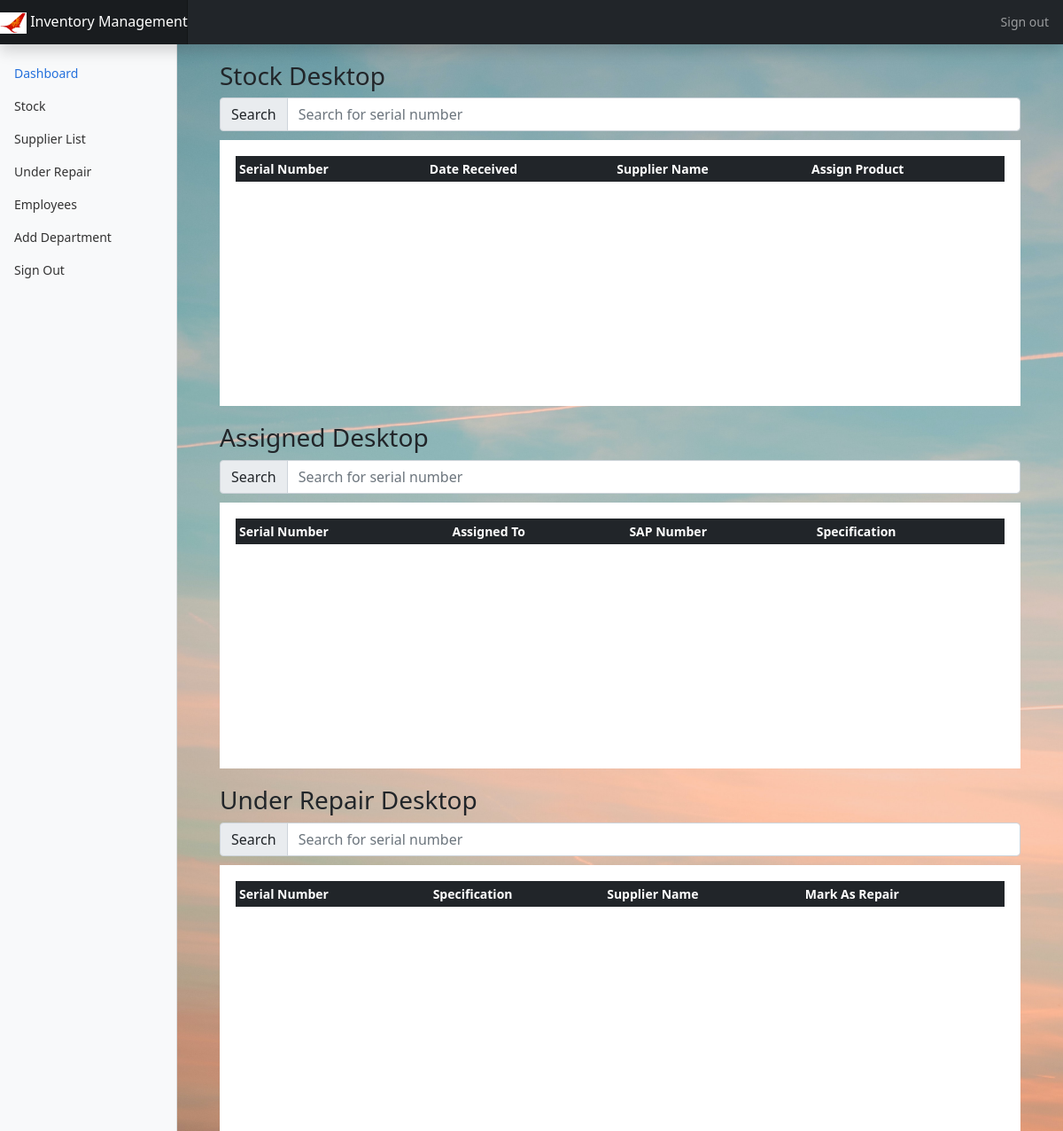
The app's page /products/DESKTOP (signed in), older data.
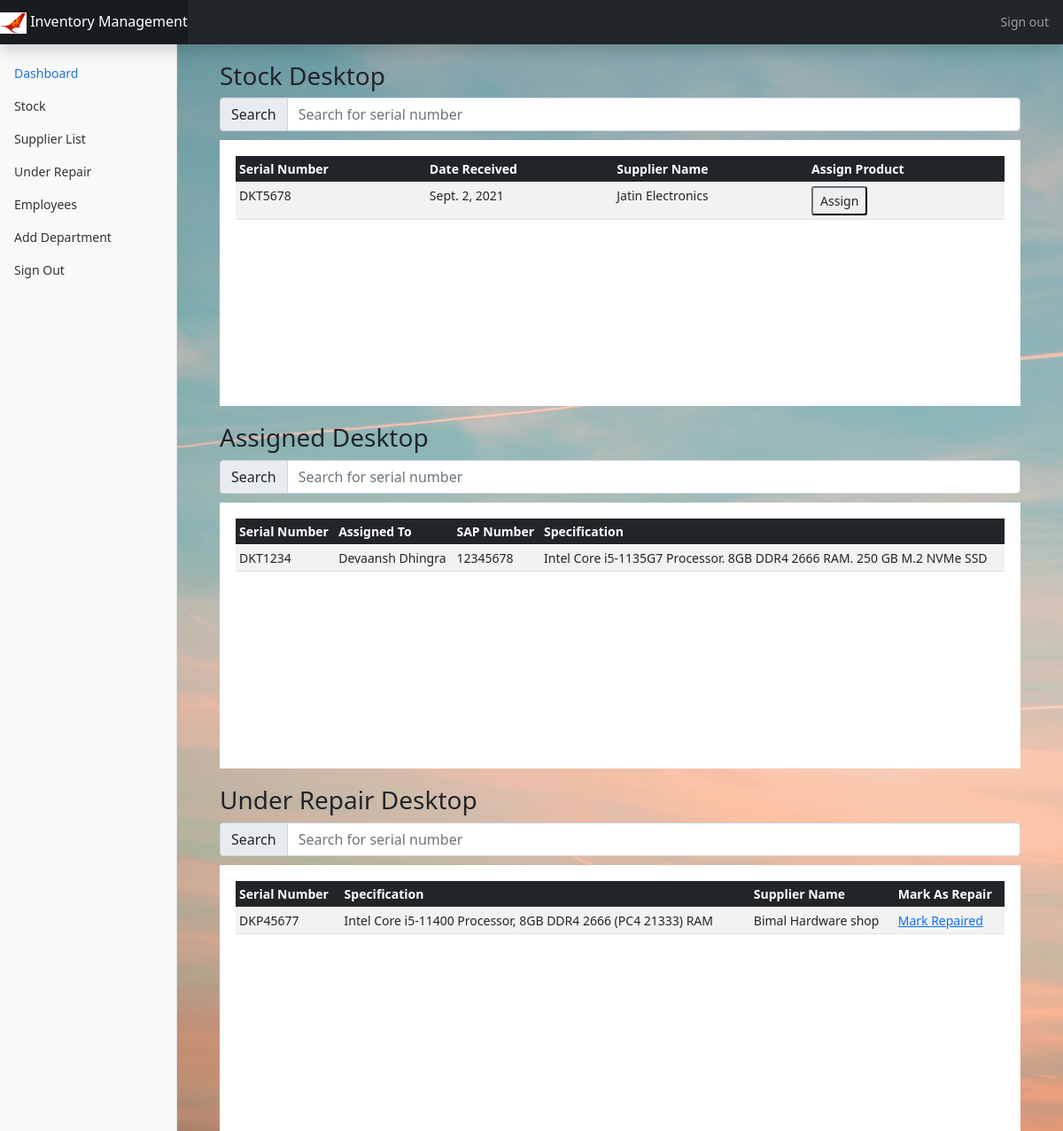
The same page, newer data.
### main/models.py (models this page shows, shortened)
class Stock(models.Model):
    prod_id = models.AutoField(primary_key=True)
    prod_name = models.CharField(max_length=50,default=' ')
    serial_num = models.CharField(max_length=100, unique=True,default=' ')
    specification = models.TextField(default=' ')
    date_received = models.DateField(default=date.today)
    supplier = models.ForeignKey(Supplier,on_delete=models.CASCADE,default=1)

class Supplier(models.Model):
    supplier_id = models.AutoField(primary_key=True)
    name = models.CharField(max_length=100, default='')
    description = models.TextField(default=' ')
    contact = models.CharField(max_length=15,unique=True)
    def __str__(self):
        return self.name

class Assign(models.Model):
    prod_id = models.AutoField(primary_key=True)
    prod_name = models.CharField(max_length=50,default=' ')
    serial_num = models.CharField(max_length=100, unique=True,default=' ')
    specification = models.TextField(default=' ')
    date_received = models.DateField(default=date.today)
    supplier = models.ForeignKey(Supplier,on_delete=models.CASCADE,default=1)
    emp_id = ForeignKey(Employee,on_delete=models.CASCADE)

class Employee(models.Model):
    emp_id = models.AutoField(primary_key=True)
    sap_number = models.CharField(max_length = 8,unique=True,default="")
    staff_number = models.CharField(max_length = 10,unique=True,default="")
    name = models.CharField(max_length=50)
    contact = models.CharField(max_length=15,unique=True)
    designation = models.CharField(max_length=50)
    department = models.CharField(max_length=20,default=' ')
    floor = models.IntegerField(default=0,validators=[MinValueValidator(0)])
    desk_num = models.CharField(max_length=20,unique=True)
    def __str__(self):
        return self.name

class Repair(models.Model):
    prod_id = models.AutoField(primary_key=True)
    prod_name = models.CharField(max_length=50,default=' ')
    serial_num = models.CharField(max_length=100, unique=True,default=' ')
    specification = models.TextField(default=' ')
    date_received = models.DateField(default=date.today)
    supplier_id = ForeignKey(Supplier,on_delete=models.CASCADE)
    timestamp = models.DateTimeField(auto_now_add=True)

### main/views.py (the view)
# urls.py: path('products/<slug:slug>',views.showProduct,name='showProduct'),
@login_required(login_url='/auth/login')
def showProduct(request,slug):
    if slug == "all":
        stock = models.Stock.objects.all()
        assign = models.Assign.objects.all()
        repair = models.Repair.objects.all()
    else:
        stock = models.Stock.objects.filter(prod_name = slug)
        assign = models.Assign.objects.filter(prod_name = slug)
        repair = models.Repair.objects.filter(prod_name = slug)
    context = {
        "itemType" : slug,
        "stock" : stock,
        "assign" : assign,
        "repair" : repair,
        "assignForm" : forms.assignProduct()
    }
    return render(request,'main/listProduct.html',context)

### main/forms.py
class assignProduct(forms.Form):
    sap_number = forms.CharField(max_length=8,widget=forms.TextInput(attrs={'class':'form-control','placeholder':'SAP Number'}))
    staff_number = forms.CharField(max_length=10,widget=forms.TextInput(attrs={'class':'form-control','placeholder':'Staff Number'}))

### templates/main/listProduct.html (shortened to what this page needs)
{% extends 'main/base.html' %}
{% block content %}
{% include 'main/navbar.html' %}
<main class="col-md-9 ms-sm-auto col-lg-10 px-md-4">
    <div class="container-fluid box">
      <h3>Stock {{ itemType.capitalize }}</h3>
      <div class="input-group flex-nowrap" style="margin-bottom: 10px;">
        <span class="input-group-text" id="addon-wrapping">Search</span>
        <input type="text" class="form-control" id="mySerialInput1" onkeyup="showProduct()" placeholder="Search for serial number" title="Type in a serial number" aria-describedby="addon-wrapping">
      </div>
      <div class="table-responsive table-box ">
        <table class="table table-striped table-sm table-hover" id="stockTable">
          <thead class="header table-dark">
            <tr>
              <th scope="col">Serial Number</th>
              <th scope="col">Date Received</th>
              <th scope="col">Supplier Name</th>
              <th scope="col">Assign Product</th>
            </tr>
          </thead>
          <tbody>
            {% for item in stock %}
            <tr>
              <td>{{ item.serial_num }}</td>
              <td>{{ item.date_received }}</td>
              <td>{{ item.supplier }}</td>
              <td>
              <button type="button" class="btn-sm btn-outline-dark" data-bs-toggle="modal" data-bs-target="#modalForm{{item.pk}}">
                Assign
              </button>
            {% endfor %}
          </tbody>
        </table>
      </div>
    </div>
    <div class="container-fluid box">
      <h3>Assigned {{itemType.capitalize}}</h3>
      <div class="input-group flex-nowrap" style="margin-bottom: 10px;">
        <span class="input-group-text" id="addon-wrapping">Search</span>
        <input type="text" class="form-control" id="mySerialInput2" onkeyup="showAssignedProduct()" placeholder="Search for serial number" title="Type in a serial number" aria-describedby="addon-wrapping">
      </div>
      <div class="table-responsive table-box">
        <table class="table table-striped table-sm table-hover" id="assignmentTable">
          <thead class="header table-dark">
            <tr>
              <th scope="col">Serial Number</th>
              <th scope="col">Assigned To</th>
              <th scope="col">SAP Number</th>
              <th scope="col">Specification</th>
            </tr>
          </thead>
          <tbody>
            {% for item in assign %}
            <tr>
              <td>{{ item.serial_num }}</td>
              <td>{{ item.emp_id }}</td>
              <td>{{ item.emp_id.sap_number }}</td>
              <td>{{ item.specification }}</td>
            </tr>
            {% endfor %}
          </tbody>
        </table>
      </div>
    </div>
    <div class="container-fluid box">
      <h3>Under Repair {{itemType.capitalize}}</h3>
      <div class="input-group flex-nowrap" style="margin-bottom: 10px;">
        <span class="input-group-text" id="addon-wrapping">Search</span>
        <input type="text" class="form-control" id="mySerialInput3" onkeyup="showUnderRepairProduct()" placeholder="Search for serial number" title="Type in a serial number" aria-describedby="addon-wrapping">
      </div>
      <div class="table-responsive table-box">
        <table class="table table-striped table-sm table-hover" id="underRepairTable">
          <thead class="header table-dark">
            <tr>
                <th scope="col">Serial Number</th>
                <th scope="col">Specification</th>
                <th scope="col">Supplier Name</th>
                <th scope="col">Mark As Repair</th>
            </tr>
          </thead>
          <tbody>
            {% for item in repair %}
            <tr>
              <td>{{ item.serial_num }}</td>
              <td>{{ item.specification }}</td>
              <td>{{ item.supplier_id }}</td>
              <td><a href="{% url 'markRepaired' pk=item.pk %}">Mark Repaired</a></td>
            </tr>
            {% endfor %}
          </tbody>
        </table>
      </div>
    </div>
    </main>
  </div>
</div>
{% endblock %}

Row changes from the older to the newer data that the page shows:
added Stock: serial_num "DKT5678", date_received "Sept. 2, 2021", supplier "Jatin Electronics"
added Assign: serial_num "DKT1234", emp_id "Devaansh Dhingra", emp_id.sap_number "12345678", specification "Intel Core i5-1135G7 Processor. 8GB DDR4 2666 RAM. 250 GB M.2 NVMe SSD"
added Repair: serial_num "DKP45677", specification "Intel Core i5-11400 Processor, 8GB DDR4 2666 (PC4 21333) RAM", supplier_id "Bimal Hardware shop"
